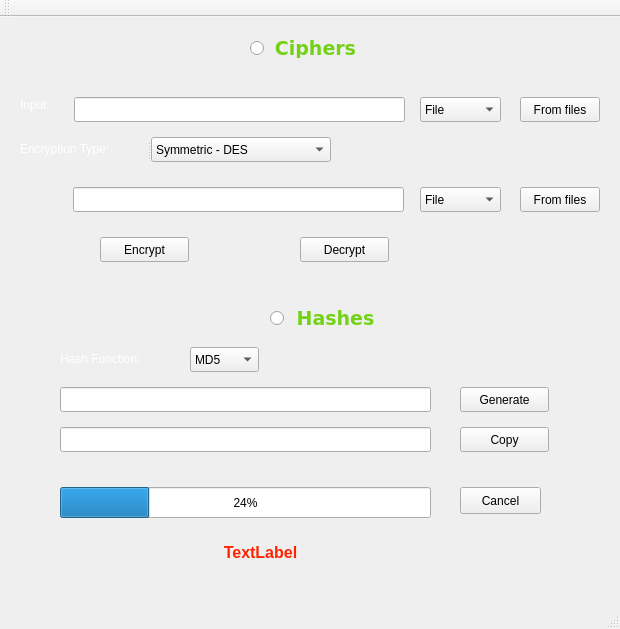
<?xml version="1.0" encoding="UTF-8"?>
<ui version="4.0">
 <class>MainWindow</class>
 <widget class="QMainWindow" name="MainWindow">
  <property name="windowModality">
   <enum>Qt::ApplicationModal</enum>
  </property>
  <property name="geometry">
   <rect>
    <x>0</x>
    <y>0</y>
    <width>620</width>
    <height>629</height>
   </rect>
  </property>
  <property name="windowTitle">
   <string>Cryptor - A Cryptography Program</string>
  </property>
  <widget class="QWidget" name="centralWidget">
   <widget class="QProgressBar" name="progressBar">
    <property name="geometry">
     <rect>
      <x>60</x>
      <y>470</y>
      <width>371</width>
      <height>31</height>
     </rect>
    </property>
    <property name="value">
     <number>24</number>
    </property>
   </widget>
   <widget class="QLabel" name="hash_sel">
    <property name="geometry">
     <rect>
      <x>60</x>
      <y>330</y>
      <width>101</width>
      <height>25</height>
     </rect>
    </property>
    <property name="text">
     <string>&lt;html&gt;&lt;head/&gt;&lt;body&gt;&lt;p&gt;&lt;span style=&quot; color:#ffffff;&quot;&gt;Hash Function:&lt;/span&gt;&lt;/p&gt;&lt;/body&gt;&lt;/html&gt;</string>
    </property>
   </widget>
   <widget class="QComboBox" name="hash_box">
    <property name="geometry">
     <rect>
      <x>190</x>
      <y>330</y>
      <width>69</width>
      <height>25</height>
     </rect>
    </property>
    <item>
     <property name="text">
      <string>MD5</string>
     </property>
    </item>
    <item>
     <property name="text">
      <string>SHA-1</string>
     </property>
    </item>
   </widget>
   <widget class="QPushButton" name="encrypt_button">
    <property name="geometry">
     <rect>
      <x>100</x>
      <y>220</y>
      <width>89</width>
      <height>25</height>
     </rect>
    </property>
    <property name="text">
     <string>Encrypt</string>
    </property>
   </widget>
   <widget class="QPushButton" name="decrypt_button">
    <property name="geometry">
     <rect>
      <x>300</x>
      <y>220</y>
      <width>89</width>
      <height>25</height>
     </rect>
    </property>
    <property name="text">
     <string>Decrypt</string>
    </property>
   </widget>
   <widget class="QLineEdit" name="hash_input">
    <property name="geometry">
     <rect>
      <x>60</x>
      <y>370</y>
      <width>371</width>
      <height>25</height>
     </rect>
    </property>
   </widget>
   <widget class="QSplitter" name="splitter">
    <property name="geometry">
     <rect>
      <x>20</x>
      <y>120</y>
      <width>311</width>
      <height>25</height>
     </rect>
    </property>
    <property name="orientation">
     <enum>Qt::Horizontal</enum>
    </property>
    <widget class="QLabel" name="encrypt">
     <property name="text">
      <string>&lt;html&gt;&lt;head/&gt;&lt;body&gt;&lt;p&gt;&lt;span style=&quot; color:#ffffff;&quot;&gt;Encryption Type:&lt;/span&gt;&lt;/p&gt;&lt;/body&gt;&lt;/html&gt;</string>
     </property>
    </widget>
    <widget class="QComboBox" name="key_type">
     <property name="sizePolicy">
      <sizepolicy hsizetype="Fixed" vsizetype="Fixed">
       <horstretch>0</horstretch>
       <verstretch>0</verstretch>
      </sizepolicy>
     </property>
     <item>
      <property name="text">
       <string>Symmetric - DES</string>
      </property>
     </item>
     <item>
      <property name="text">
       <string>Symmetric - AES</string>
      </property>
     </item>
     <item>
      <property name="text">
       <string>Asymmetric - RSA</string>
      </property>
     </item>
    </widget>
   </widget>
   <widget class="QLabel" name="status">
    <property name="geometry">
     <rect>
      <x>20</x>
      <y>520</y>
      <width>481</width>
      <height>31</height>
     </rect>
    </property>
    <property name="text">
     <string>&lt;html&gt;&lt;head/&gt;&lt;body&gt;&lt;p&gt;&lt;span style=&quot; font-size:12pt; font-weight:600; color:#ff2300;&quot;&gt;TextLabel&lt;/span&gt;&lt;/p&gt;&lt;/body&gt;&lt;/html&gt;</string>
    </property>
    <property name="alignment">
     <set>Qt::AlignCenter</set>
    </property>
   </widget>
   <widget class="QPushButton" name="gen_button">
    <property name="geometry">
     <rect>
      <x>460</x>
      <y>370</y>
      <width>89</width>
      <height>25</height>
     </rect>
    </property>
    <property name="text">
     <string>Generate</string>
    </property>
   </widget>
   <widget class="QPushButton" name="copy_button">
    <property name="geometry">
     <rect>
      <x>460</x>
      <y>410</y>
      <width>89</width>
      <height>25</height>
     </rect>
    </property>
    <property name="text">
     <string>Copy</string>
    </property>
   </widget>
   <widget class="QLabel" name="hash_lab">
    <property name="geometry">
     <rect>
      <x>290</x>
      <y>290</y>
      <width>91</width>
      <height>21</height>
     </rect>
    </property>
    <property name="font">
     <font>
      <family>DejaVu Sans</family>
      <pointsize>14</pointsize>
      <weight>75</weight>
      <bold>true</bold>
     </font>
    </property>
    <property name="text">
     <string>&lt;html&gt;&lt;head/&gt;&lt;body&gt;&lt;p&gt;&lt;span style=&quot; color:#73d216;&quot;&gt;Hashes&lt;/span&gt;&lt;/p&gt;&lt;/body&gt;&lt;/html&gt;</string>
    </property>
    <property name="alignment">
     <set>Qt::AlignCenter</set>
    </property>
   </widget>
   <widget class="QLabel" name="background">
    <property name="geometry">
     <rect>
      <x>-90</x>
      <y>520</y>
      <width>521</width>
      <height>571</height>
     </rect>
    </property>
    <property name="text">
     <string>&lt;html&gt;&lt;head/&gt;&lt;body&gt;&lt;p&gt;&lt;img src=&quot;:/myres/res/background-blue.png&quot;/&gt;&lt;/p&gt;&lt;/body&gt;&lt;/html&gt;</string>
    </property>
    <property name="scaledContents">
     <bool>false</bool>
    </property>
   </widget>
   <widget class="QLabel" name="cipher_lab">
    <property name="geometry">
     <rect>
      <x>270</x>
      <y>20</y>
      <width>91</width>
      <height>21</height>
     </rect>
    </property>
    <property name="font">
     <font>
      <family>DejaVu Sans</family>
      <pointsize>14</pointsize>
      <weight>75</weight>
      <bold>true</bold>
     </font>
    </property>
    <property name="text">
     <string>&lt;html&gt;&lt;head/&gt;&lt;body&gt;&lt;p&gt;&lt;span style=&quot; color:#73d216;&quot;&gt;Ciphers&lt;/span&gt;&lt;/p&gt;&lt;/body&gt;&lt;/html&gt;</string>
    </property>
    <property name="alignment">
     <set>Qt::AlignCenter</set>
    </property>
   </widget>
   <widget class="QLabel" name="key">
    <property name="geometry">
     <rect>
      <x>20</x>
      <y>170</y>
      <width>41</width>
      <height>17</height>
     </rect>
    </property>
    <property name="text">
     <string>&lt;html&gt;&lt;head/&gt;&lt;body&gt;&lt;p&gt;&lt;span style=&quot; color:#eeeeec;&quot;&gt;Key:&lt;/span&gt;&lt;/p&gt;&lt;/body&gt;&lt;/html&gt;</string>
    </property>
   </widget>
   <widget class="QLabel" name="input">
    <property name="geometry">
     <rect>
      <x>20</x>
      <y>80</y>
      <width>40</width>
      <height>17</height>
     </rect>
    </property>
    <property name="text">
     <string>&lt;html&gt;&lt;head/&gt;&lt;body&gt;&lt;p&gt;&lt;span style=&quot; color:#ffffff;&quot;&gt;Input:&lt;/span&gt;&lt;/p&gt;&lt;/body&gt;&lt;/html&gt;</string>
    </property>
   </widget>
   <widget class="QPushButton" name="file_sel">
    <property name="geometry">
     <rect>
      <x>520</x>
      <y>80</y>
      <width>80</width>
      <height>25</height>
     </rect>
    </property>
    <property name="text">
     <string>From files</string>
    </property>
   </widget>
   <widget class="QPushButton" name="key_sel">
    <property name="geometry">
     <rect>
      <x>520</x>
      <y>170</y>
      <width>80</width>
      <height>25</height>
     </rect>
    </property>
    <property name="text">
     <string>From files</string>
    </property>
   </widget>
   <widget class="QLineEdit" name="input_box">
    <property name="geometry">
     <rect>
      <x>74</x>
      <y>80</y>
      <width>331</width>
      <height>25</height>
     </rect>
    </property>
    <property name="minimumSize">
     <size>
      <width>150</width>
      <height>25</height>
     </size>
    </property>
   </widget>
   <widget class="QLineEdit" name="input_key">
    <property name="geometry">
     <rect>
      <x>73</x>
      <y>170</y>
      <width>331</width>
      <height>25</height>
     </rect>
    </property>
   </widget>
   <widget class="QRadioButton" name="radioButton">
    <property name="geometry">
     <rect>
      <x>250</x>
      <y>20</y>
      <width>20</width>
      <height>22</height>
     </rect>
    </property>
    <property name="mouseTracking">
     <bool>true</bool>
    </property>
    <property name="autoFillBackground">
     <bool>false</bool>
    </property>
    <property name="text">
     <string/>
    </property>
   </widget>
   <widget class="QLineEdit" name="hash_output">
    <property name="geometry">
     <rect>
      <x>60</x>
      <y>410</y>
      <width>371</width>
      <height>25</height>
     </rect>
    </property>
   </widget>
   <widget class="QRadioButton" name="radioButton_2">
    <property name="geometry">
     <rect>
      <x>270</x>
      <y>290</y>
      <width>20</width>
      <height>22</height>
     </rect>
    </property>
    <property name="mouseTracking">
     <bool>true</bool>
    </property>
    <property name="text">
     <string/>
    </property>
   </widget>
   <widget class="QPushButton" name="cancel_button">
    <property name="geometry">
     <rect>
      <x>460</x>
      <y>470</y>
      <width>81</width>
      <height>27</height>
     </rect>
    </property>
    <property name="text">
     <string>Cancel</string>
    </property>
   </widget>
   <widget class="QComboBox" name="input_type">
    <property name="geometry">
     <rect>
      <x>420</x>
      <y>80</y>
      <width>81</width>
      <height>25</height>
     </rect>
    </property>
    <property name="sizePolicy">
     <sizepolicy hsizetype="Fixed" vsizetype="Fixed">
      <horstretch>0</horstretch>
      <verstretch>0</verstretch>
     </sizepolicy>
    </property>
    <item>
     <property name="text">
      <string>File</string>
     </property>
    </item>
    <item>
     <property name="text">
      <string>Text</string>
     </property>
    </item>
   </widget>
   <widget class="QComboBox" name="input_type_2">
    <property name="geometry">
     <rect>
      <x>420</x>
      <y>170</y>
      <width>81</width>
      <height>25</height>
     </rect>
    </property>
    <property name="sizePolicy">
     <sizepolicy hsizetype="Fixed" vsizetype="Fixed">
      <horstretch>0</horstretch>
      <verstretch>0</verstretch>
     </sizepolicy>
    </property>
    <item>
     <property name="text">
      <string>File</string>
     </property>
    </item>
    <item>
     <property name="text">
      <string>Text</string>
     </property>
    </item>
    <item>
     <property name="text">
      <string>Generate</string>
     </property>
    </item>
   </widget>
   <zorder>background</zorder>
   <zorder>progressBar</zorder>
   <zorder>hash_sel</zorder>
   <zorder>hash_box</zorder>
   <zorder>encrypt_button</zorder>
   <zorder>decrypt_button</zorder>
   <zorder>hash_input</zorder>
   <zorder>splitter</zorder>
   <zorder>status</zorder>
   <zorder>gen_button</zorder>
   <zorder>copy_button</zorder>
   <zorder>hash_lab</zorder>
   <zorder>cipher_lab</zorder>
   <zorder>input</zorder>
   <zorder>file_sel</zorder>
   <zorder>key_sel</zorder>
   <zorder>input_box</zorder>
   <zorder>input_key</zorder>
   <zorder>radioButton</zorder>
   <zorder>radioButton_2</zorder>
   <zorder>hash_output</zorder>
   <zorder>cancel_button</zorder>
   <zorder>input_type</zorder>
   <zorder>key</zorder>
   <zorder>input_type_2</zorder>
  </widget>
  <widget class="QMenuBar" name="menuBar">
   <property name="geometry">
    <rect>
     <x>0</x>
     <y>0</y>
     <width>620</width>
     <height>25</height>
    </rect>
   </property>
  </widget>
  <widget class="QToolBar" name="mainToolBar">
   <attribute name="toolBarArea">
    <enum>TopToolBarArea</enum>
   </attribute>
   <attribute name="toolBarBreak">
    <bool>false</bool>
   </attribute>
  </widget>
  <widget class="QStatusBar" name="statusBar"/>
 </widget>
 <layoutdefault spacing="6" margin="11"/>
 <resources/>
 <connections/>
</ui>
